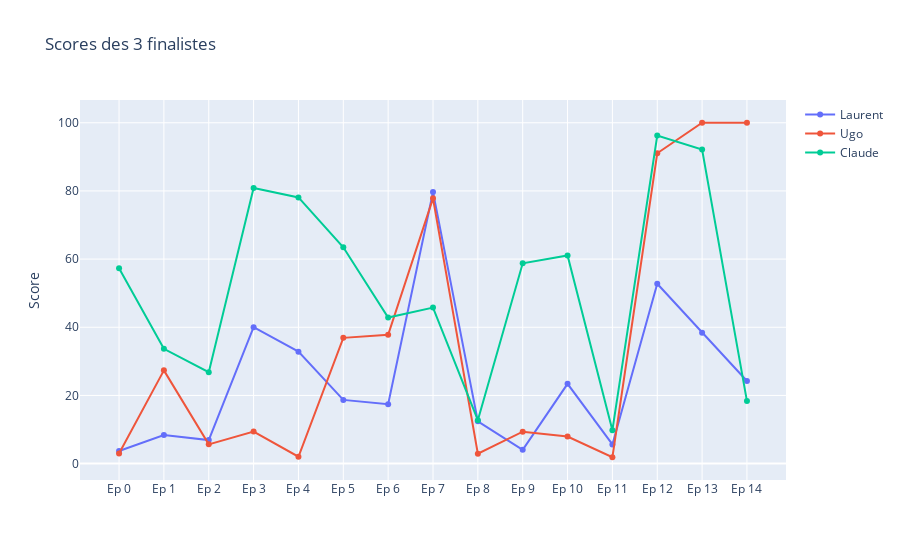

The notebook cell saved with this chart:
### Code cell
candidats = ['Laurent', 'Ugo', 'Claude']
x_val = norm_all_scores.columns

fig = go.Figure()
for nom in candidats:
    fig.add_trace(go.Scatter(x=x_val, y=norm_all_scores.loc[nom],
                             mode='lines+markers', name=nom))
fig.update_yaxes(title='Score')
fig.update_xaxes(title='')
fig.update_layout(title='Scores des 3 finalistes')

### Figure 1 — Plotly figure (JSON) as saved in the notebook; plotly's stock layout.template omitted (floating-point values rounded to 4 significant figures)
{"data": [{"mode": "lines+markers", "name": "Laurent", "type": "scatter", "x": ["Ep 0", "Ep 1", "Ep 2", "Ep 3", "Ep 4", "Ep 5", "Ep 6", "Ep 7", "Ep 8", "Ep 9", "Ep 10", "Ep 11", "Ep 12", "Ep 13", "Ep 14"], "y": [3.684, 8.387, 6.902, 40.04, 32.85, 18.69, 17.44, 79.71, 12.41, 4.044, 23.4, 5.623, 52.76, 38.41, 24.23]}, {"mode": "lines+markers", "name": "Ugo", "type": "scatter", "x": ["Ep 0", "Ep 1", "Ep 2", "Ep 3", "Ep 4", "Ep 5", "Ep 6", "Ep 7", "Ep 8", "Ep 9", "Ep 10", "Ep 11", "Ep 12", "Ep 13", "Ep 14"], "y": [2.946, 27.35, 5.653, 9.413, 2.017, 36.9, 37.78, 77.82, 2.917, 9.374, 7.942, 1.867, 91.05, 100, 100]}, {"mode": "lines+markers", "name": "Claude", "type": "scatter", "x": ["Ep 0", "Ep 1", "Ep 2", "Ep 3", "Ep 4", "Ep 5", "Ep 6", "Ep 7", "Ep 8", "Ep 9", "Ep 10", "Ep 11", "Ep 12", "Ep 13", "Ep 14"], "y": [57.34, 33.69, 26.82, 80.85, 78.1, 63.47, 42.84, 45.77, 12.74, 58.77, 61.05, 9.816, 96.25, 92.12, 18.34]}], "layout": {"autosize": true, "title": {"text": "Scores des 3 finalistes"}, "xaxis": {"autorange": true, "range": [-0.8629, 14.86], "title": {"text": ""}, "type": "category"}, "yaxis": {"autorange": true, "range": [-6.231, 108.1], "title": {"text": "Score"}, "type": "linear"}}}
